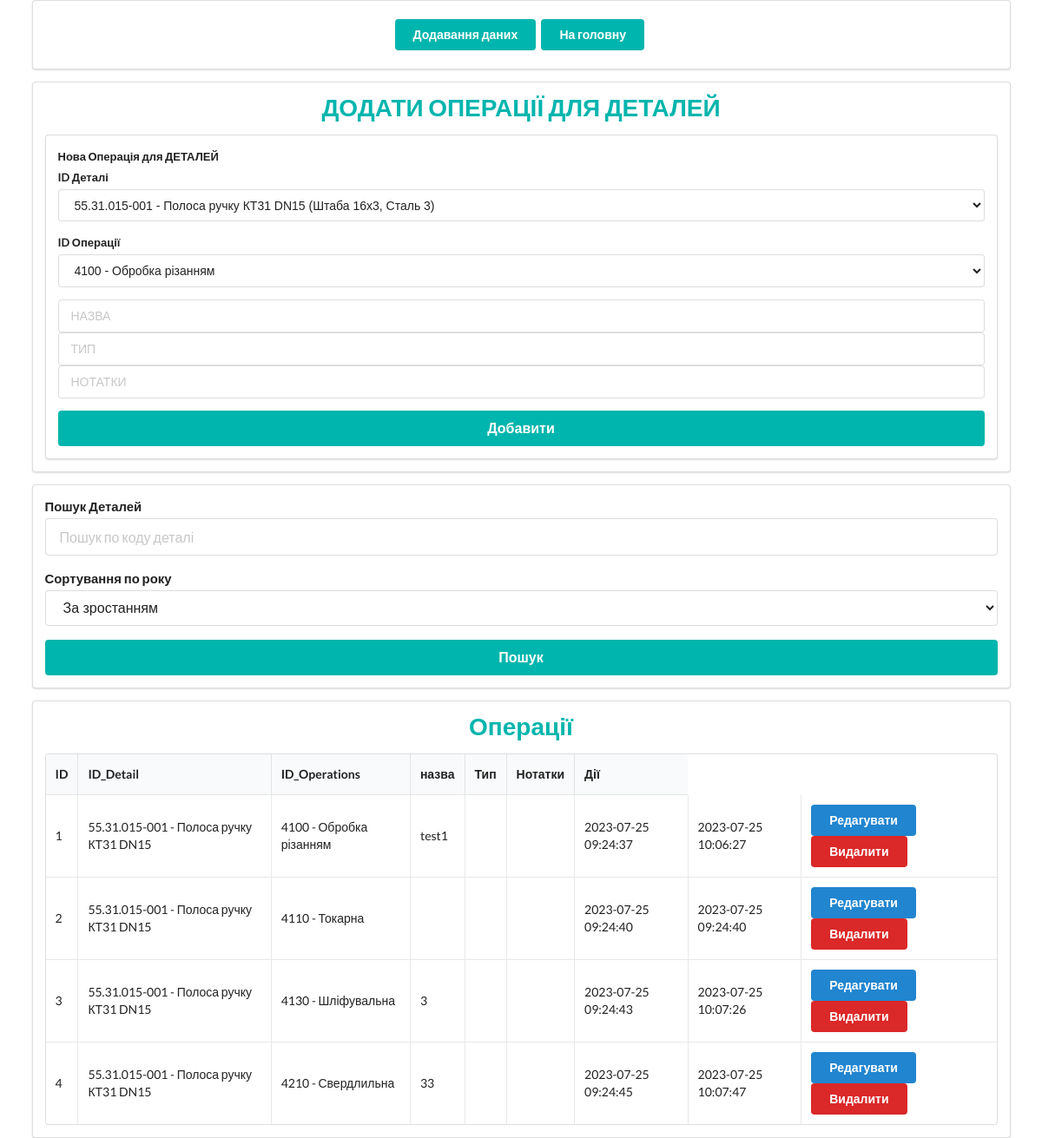
/details_operations, run on an earlier commit of the app's database.
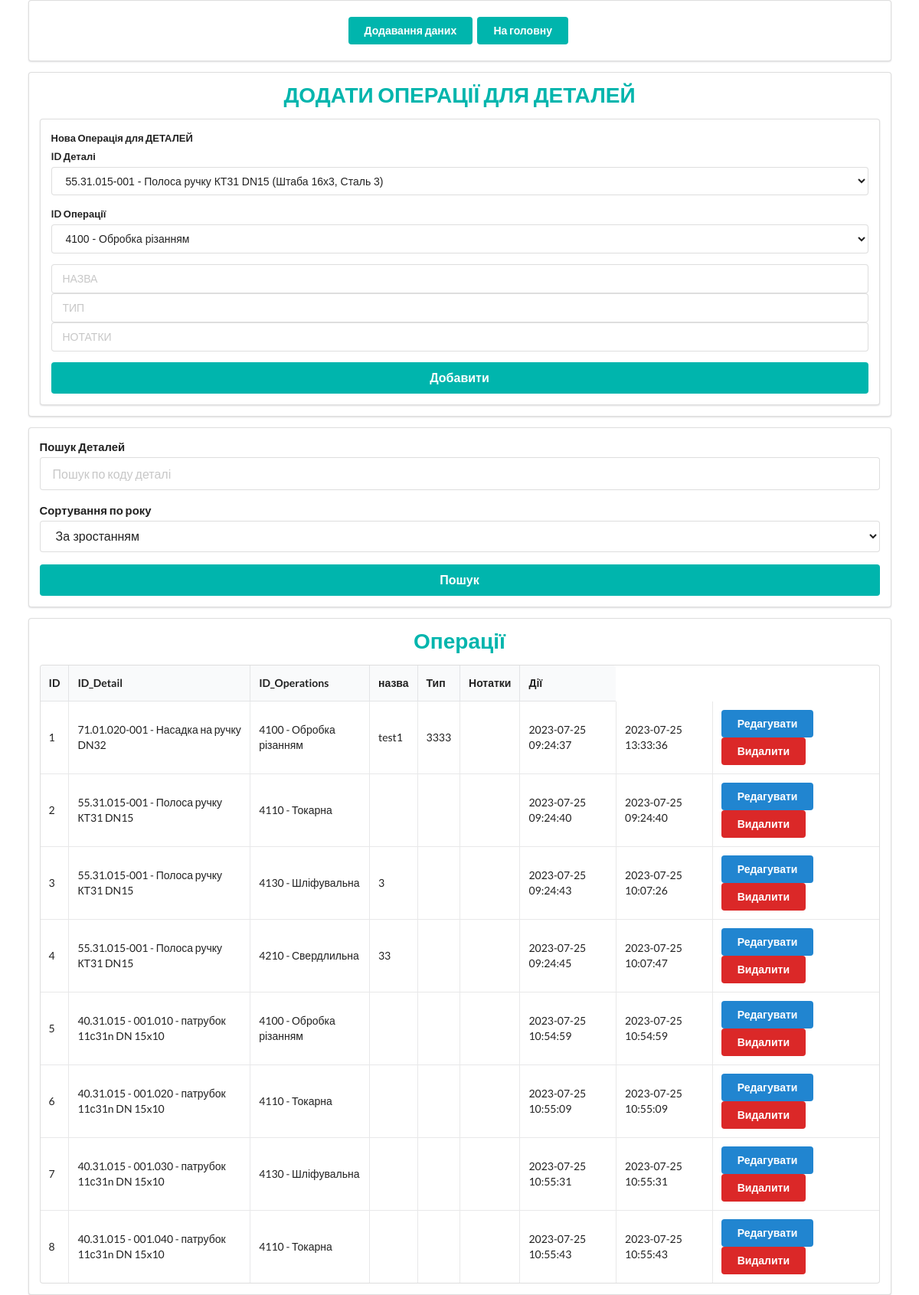
And on a later commit of the database.
### tables/tables.py (models this page shows)
class Detail_Operations(Base):
    __tablename__ = 'detail_operations'
    id = Column(Integer, primary_key=True, index=True)
    detail_id = Column(Integer, ForeignKey("details.id"))
    operations_id = Column(Integer, ForeignKey("operations.id"))
    name = Column(String)
    type = Column(String)
    notes = Column(String)
    date_created = Column(DateTime, default=datetime.today)
    date_updated = Column(DateTime, default=datetime.today, onupdate=datetime.today)
    detail = relationship("Detail", backref="detail_operations")
    operations = relationship("Operations", backref="detail_operations")
    detail_m_ks = relationship('Detail_m_k', back_populates='detail_operations')

class Detail(Base):
    __tablename__ = 'details'
    id = Column(Integer, primary_key=True, index=True)                      #
    coding = Column(VARCHAR(13))                                            # Кодування
    name = Column(String)                                                   # Найменування
    product_type= Column(Integer)
    material_id = Column(Integer, ForeignKey("materials.id"))               #
    lenght_workpiece = Column(Float)                                        # Довжина заготовки
    width_workpiece = Column(Float)                                         # Ширина заготовки
    trimming = Column(Float)                                                # Торцовка
    lenght_detail = Column(Float)                                           # Довжина деталі
    rate_costs = Column(Float)                                              # Норма розтрат, мм.
    notes = Column(String)
    price = Column(Float)                                                   # ціна
    date_created = Column(DateTime, default=datetime.today)
    date_updated = Column(DateTime, default=datetime.today, onupdate=datetime.today)
    Material = relationship("Material")
    detail_m_ks = relationship('Detail_m_k', back_populates='detail')

class Operations(Base):
    __tablename__ = 'operations'
    id = Column(Integer, primary_key=True, index=True)
    coding = Column(String)
    name = Column(String)
    type = Column(String)
    notes = Column(String)
    date_created = Column(DateTime, default=datetime.today)
    date_updated = Column(DateTime, default=datetime.today, onupdate=datetime.today)

### routers/add_all/details_operations.py (the view)
@app.get('/details_operations')
def detail_operations(request: Request, db_session: Session = Depends(get_db)):
    detail_operations = db_session.query(Detail_Operations).all()
    details = db_session.query(Detail).options(joinedload(Detail.Material)).all()  # Fetch all Details with their Materials
    operations = db_session.query(Operations).all()  # Fetch all Operations
    return templates.TemplateResponse("/details_operations/details_operations.html",
                                      {"request": request,
                                       "detail_operations_list": detail_operations,
                                       "details": details,  # send details to the template
                                       "operations": operations  # send operations to the template
                                      })

### templates/details_operations/details_operations.html (shortened to what this page needs)
{% extends 'layout.html' %}
{% block content %}
<div class="ui container">
    <div class="ui padded segment">
        <div class="ui center aligned container">
            <a href="add_all"><button class="ui teal button" type="submit">Додавання даних</button></a>
            <a href="/"><button class="ui teal button" type="submit">На головну</button></a>
        </div>
    </div>
    <div class="ui segment">
        <h1 class="ui center aligned header teal">{{ 'ДОДАТИ ОПЕРАЦІЇ ДЛЯ ДЕТАЛЕЙ' }}</h1>
        <form id="add-detail-operation-form" class="ui large form">
            <div class="ui segment">
                <div class="field">
                    <label>Нова  Операція для ДЕТАЛЕЙ</label>
                   <div class="field">
                    <label>ID Деталі</label>
                        <select name="detail_id">
                            {% for detail in details %}
                            <option value="{{ detail.id }}">
                                {{ detail.coding }} - {{ detail.name }}
                            </option>
                            {% endfor %}
                        </select>
                    </div>
                <div class="field">
                    <label>ID Операції</label>
                    <select name="operations_id">
                        {% for operation in operations %}
                        <option value="{{ operation.id }}">{{ operation.coding }} - {{ operation.name }}</option>
                        {% endfor %}
                    </select>
                </div>
                    <div class="ui input">
                        <input type="text" name="name" placeholder="НАЗВА">
                    </div>
                    <div class="ui input">
                        <input type="text" name="type" placeholder="ТИП">
                    </div>
                    <div class="ui input">
                        <input type="text" name="notes" placeholder="НОТАТКИ">
                    </div>
                </div>
                 <button class="ui fluid large teal submit button" type="submit">Добавити</button>
                </div>
            </form>
      </div>
            <div class="ui segment">
                <form class="ui large form" action="{{ url_for('search_detail_operations') }}" method="get">
                    <div class="field">
                        <label>Пошук Деталей</label>
                        <div class="ui input">
                            <input type="text" name="search_term" placeholder="Пошук по коду деталі" value="{{ search_term }}">
                        </div>
                    </div>
                    <div class="field">
                        <label>Сортування по року</label>
                        <div class="ui input">
                            <select name="sort_order">
                                <option value="asc" {% if sort_order == 'asc' %} selected {% endif %}>За зростанням</option>
                            </select>
                        </div>
                    </div>
                    <button class="ui fluid large teal submit button" type="submit">Пошук</button>
                </form>
            </div>
        <div class="ui segment">
                <h1 class="ui center aligned header teal">Операції</h1>
                <table class="ui celled table">
                    <thead>
                        <tr>
                            <th>ID</th>
                            <th>ID_Detail</th>
                            <th>ID_Operations</th>
                            <th>назва</th>
                            <th>Тип</th>
                            <th>Нотатки</th>
                            <th>Дії</th>
                        </tr>
                    </thead>
                    <tbody>
                        {% for detail_operations in detail_operations_list %}
                        <tr>
                            <td>{{ detail_operations.id }}</td>
                            <td>{{ detail_operations.detail.coding }} - {{ detail_operations.detail.name }}</td>
                            <td>{{ detail_operations.operations.coding }} - {{ detail_operations.operations.name }}</td>
                            <td>{{ detail_operations.name }}</td>
                            <td>{{ detail_operations.type }}</td>
                            <td>{{ detail_operations.notes }}</td>
                            <td>{{ detail_operations.date_created.strftime('%Y-%m-%d %H:%M:%S') }}</td>
                            <td>{{ detail_operations.date_updated.strftime('%Y-%m-%d %H:%M:%S') }}</td>
                           <td>
                            <a href="{{ url_for('edit_detail_operations', detail_operations_id=detail_operations.id) }}"><button class="ui blue button">Редагувати</button></a>
                            <button class="ui red button" type="button" onclick="deleteDetail_Operations('{{detail_operations.id}}')">Видалити</button>
                        </td>
                        </tr>
                        {% endfor %}
                    </tbody>
                </table>
            </div>
</div>
{% endblock %}

### templates/layout.html (shortened to what this page needs)
<!doctype html>
<html lang="en">
<head>
    <link rel="stylesheet" href="https://cdn.jsdelivr.net/npm/semantic-ui@2.4.2/dist/semantic.min.css">
    <link rel="stylesheet" href="{{ url_for('static', path='css/style.css') }}">
</head>
<body>
{% block content %}
{% endblock  %}
</body>
</html>

What changed in the data, as far as the page shows it:
changed Detail_Operations "test1": detail.coding "55.31.015-001" → "71.01.020-001"; detail.name "Полоса ручку КТ31 DN15" → "Насадка на ручку DN32"; type (not shown) → "3333"; date_updated "2023-07-25 10:06:27" → "2023-07-25 13:33:36"
added Detail_Operations: id "5", detail.coding "40.31.015 - 001.010", detail.name "патрубок 11с31n DN 15x10", operations.coding "4100", operations.name "Обробка різанням", date_created "2023-07-25 10:54:59", date_updated "2023-07-25 10:54:59"
added Detail_Operations: id "6", detail.coding "40.31.015 - 001.020", detail.name "патрубок 11с31n DN 15x10", operations.coding "4110", operations.name "Токарна", date_created "2023-07-25 10:55:09", date_updated "2023-07-25 10:55:09"
added Detail_Operations: id "7", detail.coding "40.31.015 - 001.030", detail.name "патрубок 11с31n DN 15x10", operations.coding "4130", operations.name "Шліфувальна", date_created "2023-07-25 10:55:31", date_updated "2023-07-25 10:55:31"
added Detail_Operations: id "8", detail.coding "40.31.015 - 001.040", detail.name "патрубок 11с31n DN 15x10", operations.coding "4110", operations.name "Токарна", date_created "2023-07-25 10:55:43", date_updated "2023-07-25 10:55:43"
